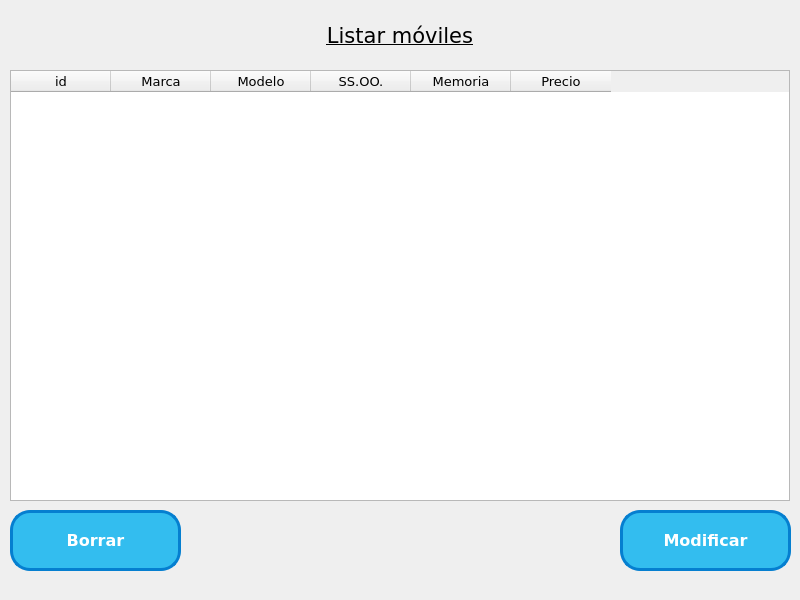
<?xml version="1.0" encoding="UTF-8"?>
<ui version="4.0">
 <class>window_list_with_tablewidget</class>
 <widget class="QMainWindow" name="window_list_with_tablewidget">
  <property name="geometry">
   <rect>
    <x>0</x>
    <y>0</y>
    <width>800</width>
    <height>600</height>
   </rect>
  </property>
  <property name="minimumSize">
   <size>
    <width>800</width>
    <height>600</height>
   </size>
  </property>
  <property name="maximumSize">
   <size>
    <width>800</width>
    <height>600</height>
   </size>
  </property>
  <property name="font">
   <font>
    <family>Verdana</family>
    <pointsize>10</pointsize>
   </font>
  </property>
  <property name="windowTitle">
   <string>Móviles</string>
  </property>
  <property name="windowIcon">
   <iconset resource="images/images.qrc">
    <normaloff>:/icons/icon_mobile_phone.png</normaloff>:/icons/icon_mobile_phone.png</iconset>
  </property>
  <property name="iconSize">
   <size>
    <width>32</width>
    <height>32</height>
   </size>
  </property>
  <widget class="QWidget" name="centralwidget">
   <widget class="QLabel" name="lbl_title">
    <property name="geometry">
     <rect>
      <x>200</x>
      <y>10</y>
      <width>400</width>
      <height>50</height>
     </rect>
    </property>
    <property name="sizePolicy">
     <sizepolicy hsizetype="Expanding" vsizetype="Fixed">
      <horstretch>0</horstretch>
      <verstretch>0</verstretch>
     </sizepolicy>
    </property>
    <property name="font">
     <font>
      <family>Verdana</family>
      <pointsize>16</pointsize>
      <underline>true</underline>
     </font>
    </property>
    <property name="text">
     <string>Listar móviles</string>
    </property>
    <property name="alignment">
     <set>Qt::AlignCenter</set>
    </property>
   </widget>
   <widget class="QTableWidget" name="tbl_list">
    <property name="geometry">
     <rect>
      <x>10</x>
      <y>70</y>
      <width>780</width>
      <height>431</height>
     </rect>
    </property>
    <property name="font">
     <font>
      <family>Verdana</family>
      <pointsize>10</pointsize>
     </font>
    </property>
    <attribute name="verticalHeaderVisible">
     <bool>false</bool>
    </attribute>
    <column>
     <property name="text">
      <string>id</string>
     </property>
     <property name="font">
      <font>
       <family>Verdana</family>
       <pointsize>10</pointsize>
      </font>
     </property>
    </column>
    <column>
     <property name="text">
      <string>Marca</string>
     </property>
     <property name="font">
      <font>
       <family>Verdana</family>
       <pointsize>10</pointsize>
      </font>
     </property>
    </column>
    <column>
     <property name="text">
      <string>Modelo</string>
     </property>
     <property name="font">
      <font>
       <family>Verdana</family>
       <pointsize>10</pointsize>
      </font>
     </property>
    </column>
    <column>
     <property name="text">
      <string>SS.OO.</string>
     </property>
     <property name="font">
      <font>
       <family>Verdana</family>
       <pointsize>10</pointsize>
      </font>
     </property>
    </column>
    <column>
     <property name="text">
      <string>Memoria</string>
     </property>
     <property name="font">
      <font>
       <family>Verdana</family>
       <pointsize>10</pointsize>
      </font>
     </property>
    </column>
    <column>
     <property name="text">
      <string>Precio</string>
     </property>
     <property name="font">
      <font>
       <family>Verdana</family>
       <pointsize>10</pointsize>
      </font>
     </property>
    </column>
   </widget>
   <widget class="QPushButton" name="btn_delete">
    <property name="geometry">
     <rect>
      <x>10</x>
      <y>510</y>
      <width>171</width>
      <height>61</height>
     </rect>
    </property>
    <property name="font">
     <font>
      <family>Verdana</family>
      <pointsize>-1</pointsize>
      <weight>75</weight>
      <bold>true</bold>
     </font>
    </property>
    <property name="styleSheet">
     <string notr="true">	background-color:#33bdef;
	border-radius:20px;
	border:3px solid #057fd0;
	color:#ffffff;
	font-family:Verdana;
	font-size:16px;
	font-weight:bold;
</string>
    </property>
    <property name="text">
     <string>Borrar</string>
    </property>
    <property name="icon">
     <iconset resource="images/images.qrc">
      <normaloff>:/icons/icon_delete.png</normaloff>:/icons/icon_delete.png</iconset>
    </property>
    <property name="iconSize">
     <size>
      <width>32</width>
      <height>32</height>
     </size>
    </property>
   </widget>
   <widget class="QPushButton" name="btn_update">
    <property name="geometry">
     <rect>
      <x>620</x>
      <y>510</y>
      <width>171</width>
      <height>61</height>
     </rect>
    </property>
    <property name="font">
     <font>
      <family>Verdana</family>
      <pointsize>-1</pointsize>
      <weight>75</weight>
      <bold>true</bold>
     </font>
    </property>
    <property name="styleSheet">
     <string notr="true">	background-color:#33bdef;
	border-radius:20px;
	border:3px solid #057fd0;
	color:#ffffff;
	font-family:Verdana;
	font-size:16px;
	font-weight:bold;
</string>
    </property>
    <property name="text">
     <string>Modificar</string>
    </property>
    <property name="icon">
     <iconset resource="images/images.qrc">
      <normaloff>:/icons/icon_edit.png</normaloff>:/icons/icon_edit.png</iconset>
    </property>
    <property name="iconSize">
     <size>
      <width>32</width>
      <height>32</height>
     </size>
    </property>
   </widget>
  </widget>
  <action name="menu_registrar">
   <property name="text">
    <string>Registrar móvil</string>
   </property>
  </action>
  <action name="menu_listar_text">
   <property name="text">
    <string>Listar móviles (TextEdit)</string>
   </property>
  </action>
  <action name="menu_salir">
   <property name="text">
    <string>Salir</string>
   </property>
  </action>
  <action name="menu_listar_list">
   <property name="text">
    <string>Listar móviles (List Widget)</string>
   </property>
  </action>
  <action name="menu_listar_table">
   <property name="text">
    <string>Listar móviles (Table Widget)</string>
   </property>
  </action>
 </widget>
 <resources>
  <include location="images/images.qrc"/>
 </resources>
 <connections/>
</ui>
